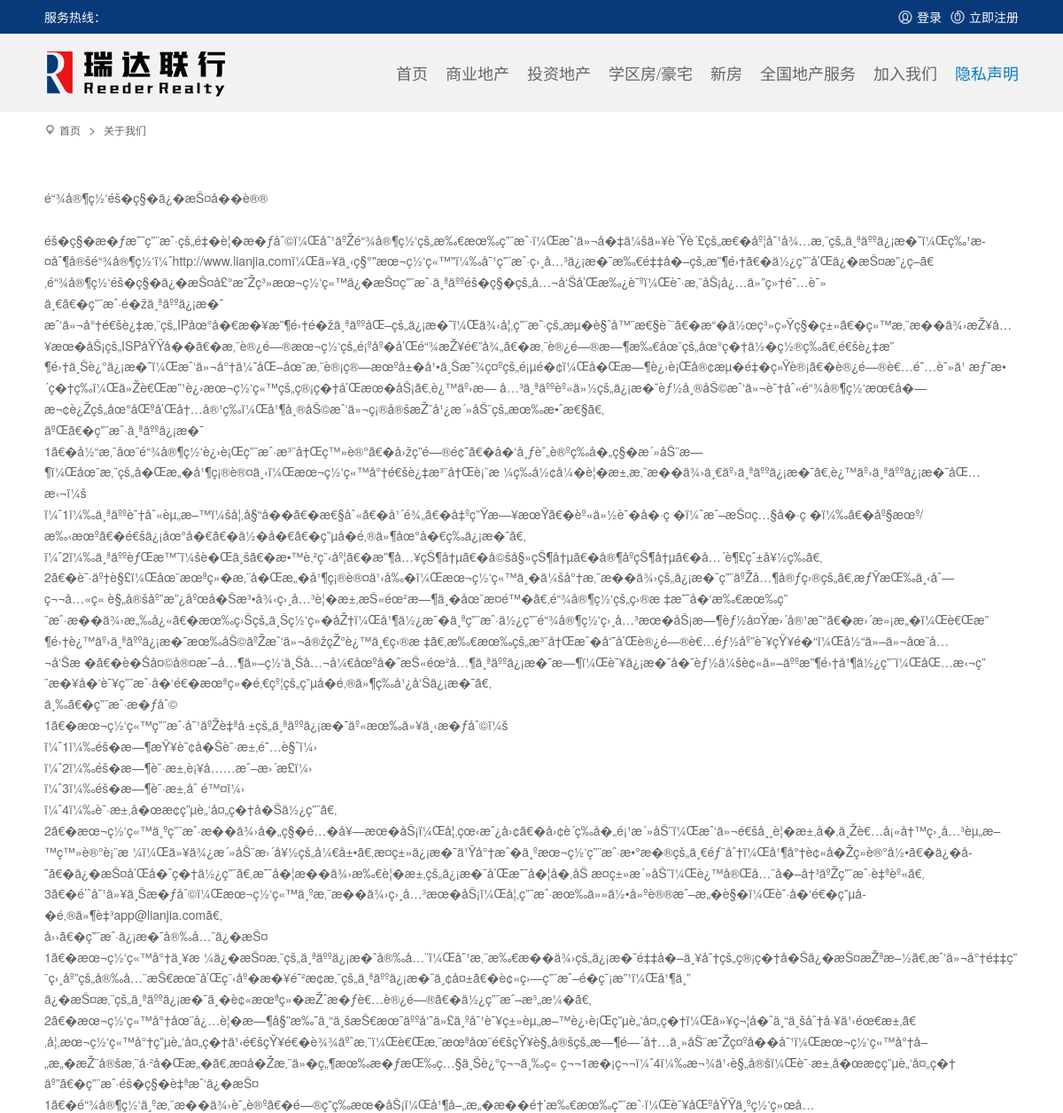
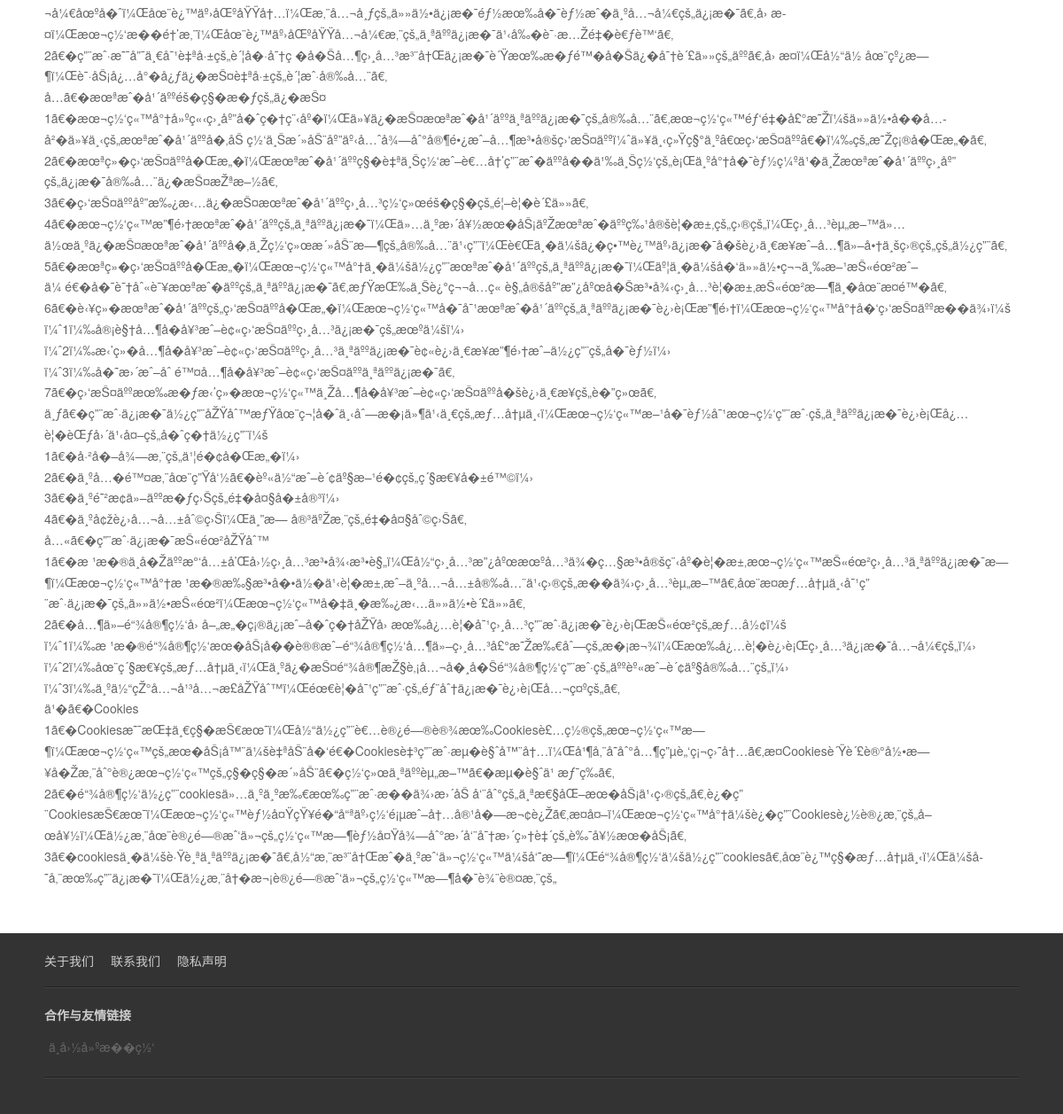
The app's page /pages/statement with its own data (2 pictures, top to bottom).
### tables this page shows
CREATE TABLE IF NOT EXISTS `rd_pages` (
  `id` int(11) unsigned NOT NULL AUTO_INCREMENT,
  `content` text NOT NULL COMMENT 'å†…å®¹',
  `addtime` int(10) NOT NULL DEFAULT '0',
  `name` varchar(255) NOT NULL,
  `hook` char(20) DEFAULT NULL,
  PRIMARY KEY (`id`),
  KEY `hook` (`hook`)
);

CREATE TABLE IF NOT EXISTS `rd_friend_link` (
  `id` int(11) unsigned NOT NULL AUTO_INCREMENT,
  `name` varchar(100) NOT NULL COMMENT 'å�‹æƒ…é“¾æŽ¥å��ç§°',
  `link_url` varchar(255) NOT NULL COMMENT 'å�‹æƒ…é“¾æŽ¥åœ°å�€',
  `listorder` int(3) unsigned NOT NULL DEFAULT '0' COMMENT 'å�‹æƒ…é“¾æŽ¥æ�ƒé‡�',
  `addtime` int(11) unsigned NOT NULL COMMENT 'æ·»åŠ æ—¶é—´',
  `isshow` tinyint(1) unsigned NOT NULL DEFAULT '1' COMMENT 'æ˜¯å�¦æ˜¾ç¤º1æ˜¾ç¤º0ä¸�æ˜¾ç¤º',
  `logo` varchar(255) DEFAULT NULL,
  PRIMARY KEY (`id`)
);

### application/libraries/Tpl.php (called while the page is built, shortened)
<?php
class Tpl extends Smarty{
    public $CI;
    public $template_file   = '';
    public function __construct(){
        $this->CI = get_instance();
        $this->template_file  = !empty( $this->CI->uri->segments[1] ) ?  $this->CI->uri->segments[1] : '';
        $this->template_file .= !empty( $this->CI->uri->segments[2] ) ?  '/'. $this->CI->uri->segments[2] : '/index';
        $this->template_file .= !empty( $this->CI->uri->segments[3]) && ( $this->CI->uri->segments[1] == 'manager' )  ? '/'.$this->CI->uri->segments[3] : '';
    }
    public function display($template = NULL, $cache_id = NULL, $compile_id = NULL, $parent = NULL){
        $template = $template ? $template : $this->template_file;
        $data = !empty($this->CI->data) ? $this->CI->data : array();
        if(!empty($this->CI->data['header'])){
            $this->CI->load->view($this->CI->data['header'], $data);
        }
        $this->CI->load->view($template, $data);
        if(!empty($this->CI->data['footer'])){
            $this->CI->load->view($this->CI->data['footer'], $data);
        }
    }
    public function assign( $tpl_var, $value = NULL, $nocache = false ) {
        if( is_array($tpl_var) ) {
            return true;
        }
        $this->CI->data[$tpl_var] = $value;
    }
    public function init_tpl_dir(){
        $siteclass = $this->CI->router->class;
    }
}

### application/controllers/Pages.php (called while the page is built, shortened)
<?php if ( ! defined('BASEPATH')) exit('No direct script access allowed');
class Pages extends MY_Controller {
    function __construct(){
        parent::__construct();
    }
    public function index($hook = ''){
        $where = array(
            'pos' => 'page-index-aboutus'
        );
        $ad_row = $this->ad_model->get_pos_ad($where);
        if(!empty($hook)){
            $where = array('hook' => $hook);
            $page = $this->Result_model->getRow('pages', '*', $where);
        }
		$vars = array(
            'ad_row' => $ad_row,
            'page' => $page,
            'posname' => '关于我们',
            'hook' => $hook
        );
        $this->tpl->assign($vars);
        $this->tpl->display();
    }
}

### index.php (called while the page is built, shortened)
<?php
require_once BASEPATH.'core/CodeIgniter.php';

### application/views/pages/statement.php (called while the page is built)
<?php
$this->load->view('pages/aboutus');

### application/helpers/common_helper.php (called while the page is built, shortened)
<?php
function tname($tb){
   return DB_PREFIX.$tb;
}

### application/models/Result_model.php (called while the page is built, shortened)
<?php
class Result_model extends CI_Model{
    public $db;
    public function getRow($tb, $field = '*', $where = array(), $order = ''){
       $tb = tname($tb);
       $this->db->select($field);
       $this->db->from($tb);
       $this->db->limit(1);
       $query = $this->db->get();
       return $query->row_array();
    }
    public function getList($tb, $field = '*', $where = array(), $limit = 0, $offset = 0, $order = ''){
        $tb = tname($tb);
        $this->db->select($field);
        $this->db->from($tb);
        $query = $this->db->get();
        return $query->result_array();
    }
    private function join_where($where){
        if(!empty($where)){
              foreach($where as $k => $r){
                  switch ($k){
                       default:
                           $this->db->where($k,$r);
                           break;
                  }
              }
        }
    }
    public function get_db($isrw = false){
        if($isrw){
            $this->db = $this->load->database('rw', true);
        }else{
            $this->db = $this->load->database('default', true);
        }
    }
}

### application/core/MY_Controller.php (called while the page is built, shortened)
<?php if ( ! defined('BASEPATH')) exit('No direct script access allowed');
class MY_Controller extends CI_Controller {
	function __construct(){
		$this->data['friend_link'] = $this->get_cache('friend_link', 'getList', array('isshow' => 1), 'name,link_url');
	}
	public function get_cache($cache_name, $type = 'getList', $where = array(), $field = '*', $orderby = 'id desc' ){
		$tb = $cache_name;
		if(!empty($where)){
			$cache_name = md5($cache_name.json_encode($where));
		}
		$cache_data = $this->cache->file->get($cache_name);
		if(empty($cache_data)){
			$cache_data = $this->Result_model->$type($tb, $field, $where);
			$this->cache->file->save($cache_name, $cache_data);
		}
		return $cache_data;
	}
}

### application/views/pages/aboutus.php (the view, shortened to what this page needs)
<div class="warp clearfix">
   <?php $this->load->view('location'); ?>
    <div class="banner">
    </div>
    <div class="gy_text clearfix">
       <?php echo $page['content'] ?>
    </div>
</div>

### application/views/header.php (shortened to what this page needs)
<!DOCTYPE html>
<html lang="zh-CN">
<head>
<link type="text/css" rel="stylesheet" href="/static/web/css/style.css" />
</head>
<body>
<div class="header">
    <div class="warp clearfix">
        <div class="hd_top">
            <span>
                <a href="<?php echo site_url('user/signin') ?>">
                    <i class="dl_ico"></i>登录
                </a>
                <a href="<?php echo site_url('user/signup') ?>">
                    <i class="zc_ico"></i>立即注册
                </a>
            </span>
            服务热线：<?php echo $webset['service_line'] ?>
        </div>
        <div class="hd_bottom">
            <div class="logo left">
                <img src="/static/web/images/logo.png" alt="">
            </div>
            <div class="nav right">
                <ul>
                    <li <?php if(in_array($siteclass, array('index'))): ?>class="cur"<?php endif; ?>>
                        <a href="<?php echo site_url() ?>">
                            首页
                        </a>
                    </li>
                    <li <?php if(!empty($type) && in_array($type, array('1'))): ?>class="cur"<?php endif; ?>>
                        <a href="<?php echo site_url('house?t=1')?>">
                            商业地产
                        </a>
                    </li>
                    <li <?php if(!empty($type) && in_array($type, array('2'))): ?>class="cur"<?php endif; ?>>
                        <a href="<?php echo site_url('house?t=2')?>">
                            投资地产
                        </a>
                    </li>
                    <li <?php if(!empty($type) && in_array($type, array('3'))): ?>class="cur"<?php endif; ?>>
                        <a href="<?php echo site_url('house?t=3')?>">
                            学区房/豪宅
                        </a>
                    </li>
                    <li <?php if(!empty($type) && in_array($type, array('4'))): ?>class="cur"<?php endif; ?>>
                        <a href="<?php echo site_url('house?t=4')?>">
                            新房
                        </a>
                    </li>
                    <li>
                        <a href="javascript:;">
                            全国地产服务
                        </a>
                    </li>
                    <li  <?php if(in_array($siteclass, array('job'))): ?>class="cur"<?php endif; ?>>
                        <a href="<?php echo site_url('job') ?>">
                            加入我们
                        </a>
                    </li>
                    <li  <?php if(!empty($hook) && in_array($hook, array('statement'))): ?>class="cur"<?php endif; ?>>
                        <a href="<?php echo site_url('pages/statement') ?>">
                            隐私声明
                        </a>
                    </li>
                </ul>
            </div>
        </div>
    </div>
</div>

### application/views/location.php
<div class="user">
       <i></i><a href="<?php echo site_url(); ?>">首页</a> > <a href="javascript:;"><?php echo $posname; ?></a>
   </div>

### application/views/footer.php (shortened to what this page needs)
<div class="footer clearfix">
    <div class="warp clearfix">
        <div class="footer_top">
            <a href="<?php echo site_url('pages/aboutus') ?>">关于我们</a>
            <a href="<?php echo site_url('pages/contactus') ?>">联系我们</a>
            <a href="<?php echo site_url('pages/statement') ?>">隐私声明</a>
        </div>
        <div class="footer_center clearfix">
            <h2>合作与友情链接</h2>
            <?php if(!empty($friend_link)): ?>
                <?php foreach ($friend_link as $k => $r): ?>
                        <a target="_blank" href="<?php echo $r['link_url'] ?>"><?php echo $r['name'] ?></a>
                <?php endforeach ?>
            <?php endif; ?>
        </div>
        <div class="footer_bottom">
        </div>
    </div>
</div>
</body>
</html>

### static/web/css/style.css (style rules this page uses)
* { margin: 0; padding: 0px; list-style: none; }
body { font: 14px/1.5 "Helvetica Neue", Helvetica, Arial, "Microsoft Yahei", "Hiragino Sans GB", "Heiti SC", "WenQuanYi Micro Hei", sans-serif; color: #333; background-color: #fff; min-width: 1100px; }
body a { text-decoration: none; color: #373737; transition: all .2s linear; }
body img { border: 0px; vertical-align: middle; }
.left { float: left; }
.right { float: right; }
.warp { width: 1100px; margin:0 auto; }
.clearfix { *zoom: 1 }
.clearfix:before, .clearfix:after { content: " "; display: table }
.clearfix:after { clear: both }
.header { background: url(../images/top.jpg) repeat-x left top; }
.hd_top { height: 38px; overflow: hidden; text-align: left; color: #fff; line-height: 38px; }
.hd_top span { float: right; }
.hd_top span a { float: left; color: #fff; margin-left: 10px; transition: all .2s linear; }
.hd_top span a i { padding: 8px; margin-right: 5px; }
.hd_top span a i.dl_ico { background: url(../images/dl_ico.png) no-repeat center center; }
.hd_top span a i.zc_ico { background: url(../images/zc_ico.png) no-repeat center center; }
.hd_bottom { height: 88px; overflow: hidden; }
.logo { margin-top: 19px; }
.nav { width: 820px; height: 88px; }
.nav ul { float: right; }
.nav ul li { height: 88px; line-height: 88px; float: left; margin-left: 20px; display: inline; }
.nav ul li a { color: #666666; font-size: 18px; transition: all .2s linear; }
.nav ul li.cur a { color: #0b7cbd; }
.user { height: 40px; overflow: hidden; text-align: left; line-height: 40px; color: #666666; }
.user i { padding: 5px 6px; background: url(../images/dw.png) no-repeat center center; }
.user a { color: #666666; font-size: 12px; margin:0 5px; }
.banner { height: auto; overflow: hidden; }
.gy_text { margin-top: 25px; text-align: left; line-height: 1.7; color: #666666; }
.footer { background: #333333; margin-top: 50px; }
.footer_top { height: 62px; line-height: 62px; text-align: left; background: url(../images/footer_bg.jpg) repeat-x left bottom; }
.footer_top a { color: #cccccc; margin-right: 15px; }
.footer_center { padding: 20px 0; background: url(../images/footer_bg.jpg) repeat-x left bottom; text-align: left; }
.footer_center h2 { font-size: 14px; color: #cccccc; margin-bottom: 10px; }
.footer_center a { margin:5px; display: inline-block; color: #666666; }
.footer_bottom { padding: 20px 0; text-align: left; color: #666; }

### records on screen
rd_pages: content "é“¾å®¶ç½‘éš�ç§�ä¿�æŠ¤å��è®® éš�ç§�æ�ƒæ˜¯ç”¨æˆ·çš„é‡�è¦�æ�ƒåˆ©ï¼Œå¯¹äºŽé“¾å®¶ç½‘çš„æ‰€æœ‰ç”¨æˆ·ï¼Œæˆ‘ä»¬å�‡ä¼šä»¥è´Ÿè´£çš„æ€�åº¦å¯¹å¾…æ‚¨çš„ä¸ªäººä¿¡æ�¯ï¼Œç‰¹æ­¤åˆ¶å®šé“¾å®¶ç½‘ï¼ˆhttp://www.lianjia.comï¼Œä»¥ä¸‹ç§°\"æœ¬ç½‘ç«™\"ï¼‰å¯¹ç”¨æˆ·ç›¸å…³ä¿¡æ�¯æ‰€é‡‡å�–çš„æ”¶é›†ã€�ä½¿ç”¨å’Œä¿�æŠ¤æ”¿ç­–ã€‚é“¾å®¶ç½‘éš�ç§�ä¿�æŠ¤å£°æ˜Žç³»æœ¬ç½‘ç«™ä¿�æŠ¤ç”¨æˆ·ä¸ªäººéš�ç§�çš„å…¬å‘Šå’Œæ‰¿è¯ºï¼Œè¯·æ‚¨åŠ¡å¿…ä»”ç»†é˜…è¯» ä¸€ã€�ç”¨æˆ·é�žä¸ªäººä¿¡æ�¯…"
rd_friend_link: name "ä¸­å›½å»ºæ��ç½‘"

### other values on screen
$posname "关于我们"
